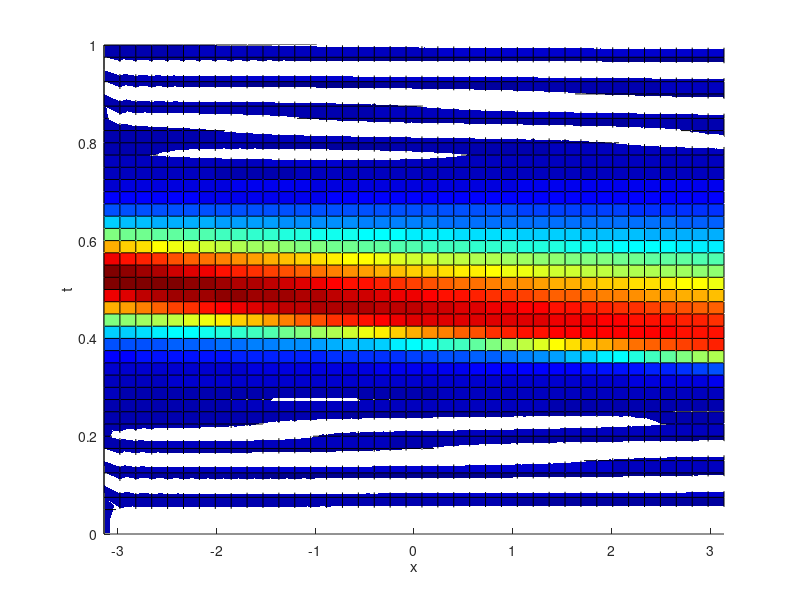

The MATLAB script that drew this image:
% Stephanie Klumpe
% Midterm
% Problem 1

clear
close all
clc

eps = 0.03;                    % epsilon val
N = 40;                        % discretization
x = linspace(-pi,pi,N);        % domain
u = exp(-10*sin(x/2).^2);      % initial conditions

k = [0:N/2-1 0 -N/2+1:-1];


dt = 1/N;
udata = u;
tdata = 0;

f = @(t,u) -eps*k.^2.*fft(u) + 1i*k.*fft(1/2*u.^2);
                               % Anon function
for n = 1:N-1

  t = (n+1)*dt;

  k_1 = f(t,u);
  k_2 = f(t+0.5*dt,u+0.5*dt*k_1);
  k_3 = f((t+0.5*dt),(u+0.5*dt*k_2));
  k_4 = f((t+dt),(u+k_3*dt));
  u = fft(u) + (1/6)*(k_1+2*k_2+2*k_3+k_4)*dt;

  u = real(ifft(u));

  udata = [udata u];
  tdata = [tdata t];

end

udata = reshape(udata,[N,N]);

surf(x,tdata,udata), colormap(jet);
view(2)
xlabel x, ylabel t, axis([-pi pi 0 1 0 1]), grid off

print('-dpng', 'problem1.png')
